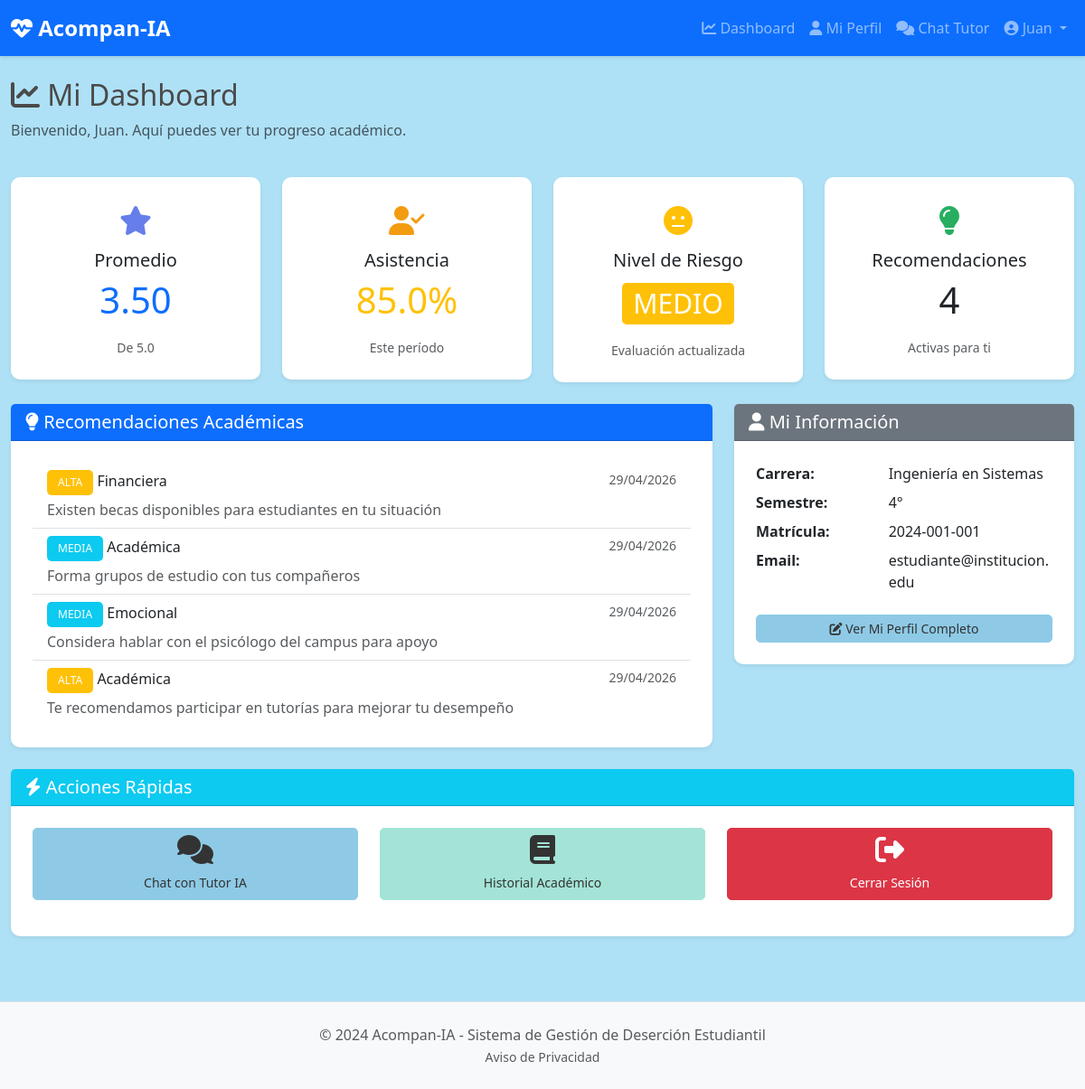
/alumno/dashboard (signed in), run on the app's committed database.
### modelos/base_datos.py (models this page shows, shortened)
class Usuario(db.Model):
    __tablename__ = 'usuarios'
    id = db.Column(db.Integer, primary_key=True)
    email = db.Column(db.String(120), unique=True, nullable=False, index=True)
    password_hash = db.Column(db.String(255), nullable=False)
    nombre = db.Column(db.String(120), nullable=False)
    apellido = db.Column(db.String(120), nullable=False)
    rol = db.Column(db.String(20), nullable=False)  # 'alumno' o 'profesor'
    institucion = db.Column(db.String(120), nullable=False)
    fecha_creacion = db.Column(db.DateTime, default=datetime.utcnow)
    activo = db.Column(db.Boolean, default=True)
    estudiante = db.relationship('Estudiante', backref='usuario_est', uselist=False, cascade='all, delete-orphan')
    profesor = db.relationship('Profesor', backref='usuario_prof', uselist=False, cascade='all, delete-orphan')

class Estudiante(db.Model):
    __tablename__ = 'estudiantes'
    id = db.Column(db.Integer, primary_key=True)
    usuario_id = db.Column(db.Integer, db.ForeignKey('usuarios.id'), nullable=False, unique=True)
    carrera = db.Column(db.String(120), nullable=False)
    semestre = db.Column(db.Integer, nullable=False)
    grupo = db.Column(db.String(20), nullable=True)
    matricula = db.Column(db.String(50), unique=True, nullable=False, index=True)
    promedio_academico = db.Column(db.Float, default=0.0)
    nivel_riesgo = db.Column(db.String(20), default='bajo')  # bajo, medio, alto, critico
    razon_riesgo = db.Column(db.String(500), nullable=True)  # económica, académica, personal, etc.
    fecha_evaluacion = db.Column(db.DateTime, default=datetime.utcnow)
    asistencia_porcentaje = db.Column(db.Float, default=100.0)
    calificaciones = db.relationship('Calificacion', backref='estudiante', lazy=True, cascade='all, delete-orphan')
    asistencias = db.relationship('Asistencia', backref='estudiante', lazy=True, cascade='all, delete-orphan')
    evaluaciones_emocionales = db.relationship('EvaluacionEmocional', backref='estudiante', lazy=True, cascade='all, delete-orphan')
    intervenciones = db.relationship('Intervencion', backref='estudiante', lazy=True, cascade='all, delete-orphan')
    mensajes_chat = db.relationship('MensajeChat', backref='estudiante', lazy=True, cascade='all, delete-orphan')

class Recomendacion(db.Model):
    __tablename__ = 'recomendaciones'
    id = db.Column(db.Integer, primary_key=True)
    estudiante_id = db.Column(db.Integer, db.ForeignKey('estudiantes.id'), nullable=False)
    tipo = db.Column(db.String(50), nullable=False)  # académica, emocional, financiera, etc.
    contenido = db.Column(db.Text, nullable=False)
    prioridad = db.Column(db.String(20), default='media')  # baja, media, alta, crítica
    fecha_generacion = db.Column(db.DateTime, default=datetime.utcnow)
    leida = db.Column(db.Boolean, default=False)

### app.py (the view)
@app.route('/alumno/dashboard')
def dashboard_alumno():
    if session.get('rol') != 'alumno':
        return redirect(url_for('login'))
    usuario = db.session.get(Usuario, session['usuario_id'])
    estudiante = usuario.estudiante
    from modelos.base_datos import Recomendacion
    recomendaciones = Recomendacion.query.filter_by(estudiante_id=estudiante.id).order_by(Recomendacion.fecha_generacion.desc()).limit(5).all()
    return render_template('alumno/dashboard.html', estudiante=estudiante, recomendaciones=recomendaciones)

### app.py (called while the page is built)
@app.context_processor
def inject_user():
    usuario = None
    if 'usuario_id' in session:
        usuario = db.session.get(Usuario, session['usuario_id'])
    return dict(usuario=usuario)

@app.before_request
def verificar_sesion():
    session.permanent = True
    rutas_publicas = ['login', 'privacidad', 'static']
    if request.endpoint and request.endpoint.split('.')[0] not in rutas_publicas:
        if 'usuario_id' not in session:
            return redirect(url_for('login'))

### templates/alumno/dashboard.html (shortened to what this page needs)
{% extends "base.html" %}
{% block content %}
<div class="row mb-4">
    <div class="col-12">
        <h2><i class="fas fa-chart-line"></i> Mi Dashboard</h2>
        <p class="text-muted">Bienvenido, {{ usuario.nombre }}. Aquí puedes ver tu progreso académico.</p>
    </div>
</div>
<div class="row mb-4">
    <div class="col-md-6 col-lg-3">
        <div class="card border-0 shadow-sm text-center">
            <div class="card-body">
                <div style="font-size: 2rem; color: #667eea;">
                    <i class="fas fa-star"></i>
                </div>
                <h5 class="card-title mt-2">Promedio</h5>
                <p class="display-6 text-primary">{{ "%.2f"|format(estudiante.promedio_academico) }}</p>
                <small class="text-muted">De 5.0</small>
            </div>
        </div>
    </div>
    <div class="col-md-6 col-lg-3">
        <div class="card border-0 shadow-sm text-center">
            <div class="card-body">
                <div style="font-size: 2rem; color: #f39c12;">
                    <i class="fas fa-user-check"></i>
                </div>
                <h5 class="card-title mt-2">Asistencia</h5>
                <p class="display-6 text-warning">{{ "%.1f"|format(estudiante.asistencia_porcentaje) }}%</p>
                <small class="text-muted">Este período</small>
            </div>
        </div>
    </div>
    <div class="col-md-6 col-lg-3">
        <div class="card border-0 shadow-sm text-center">
            <div class="card-body">
                <div style="font-size: 2rem;">
                    {% if estudiante.nivel_riesgo == 'bajo' %}
                        <i class="fas fa-smile text-success"></i>
                    {% elif estudiante.nivel_riesgo == 'medio' %}
                        <i class="fas fa-meh text-warning"></i>
                    {% else %}
                        <i class="fas fa-frown text-danger"></i>
                    {% endif %}
                </div>
                <h5 class="card-title mt-2">Nivel de Riesgo</h5>
                <p class="display-6">
                    <span class="badge bg-{% if estudiante.nivel_riesgo == 'bajo' %}success{% elif estudiante.nivel_riesgo == 'medio' %}warning{% else %}danger{% endif %}">
                        {{ estudiante.nivel_riesgo|upper }}
                    </span>
                </p>
                <small class="text-muted">Evaluación actualizada</small>
            </div>
        </div>
    </div>
    <div class="col-md-6 col-lg-3">
        <div class="card border-0 shadow-sm text-center">
            <div class="card-body">
                <div style="font-size: 2rem; color: #27ae60;">
                    <i class="fas fa-lightbulb"></i>
                </div>
                <h5 class="card-title mt-2">Recomendaciones</h5>
                <p class="display-6">{{ recomendaciones|length }}</p>
                <small class="text-muted">Activas para ti</small>
            </div>
        </div>
    </div>
</div>
<div class="row mb-4">
    <div class="col-lg-8">
        <div class="card border-0 shadow-sm">
            <div class="card-header bg-primary text-white">
                <h5 class="mb-0"><i class="fas fa-lightbulb"></i> Recomendaciones Académicas</h5>
            </div>
            <div class="card-body">
                {% if recomendaciones %}
                    <div class="list-group list-group-flush">
                        {% for recom in recomendaciones %}
                            <div class="list-group-item">
                                <div class="d-flex justify-content-between align-items-start">
                                    <div>
                                        <h6 class="mb-1">
                                            <span class="badge bg-{% if recom.prioridad == 'crítica' %}danger{% elif recom.prioridad == 'alta' %}warning{% else %}info{% endif %}">
                                                {{ recom.prioridad|upper }}
                                            </span>
                                            {{ recom.tipo|title }}
                                        </h6>
                                        <p class="mb-0 text-muted">{{ recom.contenido }}</p>
                                    </div>
                                    <small class="text-muted">{{ recom.fecha_generacion.strftime('%d/%m/%Y') }}</small>
                                </div>
                            </div>
                        {% endfor %}
                    </div>
                {% else %}
                    <div class="alert alert-info" role="alert">
                        <i class="fas fa-info-circle"></i> ¡Buen trabajo! No hay recomendaciones urgentes en este momento.
                    </div>
                {% endif %}
            </div>
        </div>
    </div>
    <div class="col-lg-4">
        <div class="card border-0 shadow-sm">
            <div class="card-header bg-secondary text-white">
                <h5 class="mb-0"><i class="fas fa-user"></i> Mi Información</h5>
            </div>
            <div class="card-body">
                <dl class="row">
                    <dt class="col-sm-5">Carrera:</dt>
                    <dd class="col-sm-7">{{ estudiante.carrera }}</dd>
                    <dt class="col-sm-5">Semestre:</dt>
                    <dd class="col-sm-7">{{ estudiante.semestre }}°</dd>
                    <dt class="col-sm-5">Matrícula:</dt>
                    <dd class="col-sm-7">{{ estudiante.matricula }}</dd>
                    <dt class="col-sm-5">Email:</dt>
                    <dd class="col-sm-7">{{ usuario.email }}</dd>
                </dl>
                <div class="mt-3">
                    <a href="{{ url_for('perfil_alumno') }}" class="btn btn-primary btn-sm w-100">
                        <i class="fas fa-edit"></i> Ver Mi Perfil Completo
                    </a>
                </div>
            </div>
        </div>
    </div>
</div>
<div class="row">
    <div class="col-12">
        <div class="card border-0 shadow-sm">
            <div class="card-header bg-info text-white">
                <h5 class="mb-0"><i class="fas fa-bolt"></i> Acciones Rápidas</h5>
            </div>
            <div class="card-body">
                <div class="row">
                    <div class="col-md-4 mb-3">
                        <a href="{{ url_for('chat_alumno') }}" class="btn btn-primary w-100" style="height: 80px; display: flex; align-items: center; justify-content: center;">
                            <div class="text-center">
                                <i class="fas fa-comments fa-2x mb-2"></i><br>
                                <small>Chat con Tutor IA</small>
                            </div>
                        </a>
                    </div>
                    <div class="col-md-4 mb-3">
                        <a href="{{ url_for('perfil_alumno') }}" class="btn btn-success w-100" style="height: 80px; display: flex; align-items: center; justify-content: center;">
                            <div class="text-center">
                                <i class="fas fa-book fa-2x mb-2"></i><br>
                                <small>Historial Académico</small>
                            </div>
                        </a>
                    </div>
                    <div class="col-md-4 mb-3">
                        <a href="{{ url_for('logout') }}" class="btn btn-danger w-100" style="height: 80px; display: flex; align-items: center; justify-content: center;">
                            <div class="text-center">
                                <i class="fas fa-sign-out-alt fa-2x mb-2"></i><br>
                                <small>Cerrar Sesión</small>
                            </div>
                        </a>
                    </div>
                </div>
            </div>
        </div>
    </div>
</div>
{% endblock %}

### templates/base.html (shortened to what this page needs)
<!DOCTYPE html>
<html lang="es">
<head>
    <link href="https://cdn.jsdelivr.net/npm/bootstrap@5.3.0/dist/css/bootstrap.min.css" rel="stylesheet">
    <link rel="stylesheet" href="https://cdnjs.cloudflare.com/ajax/libs/font-awesome/6.4.0/css/all.min.css">
    <link rel="stylesheet" href="{{ url_for('static', filename='css/styles.css') }}">
</head>
<body>
    {% if usuario %}
    <nav class="navbar navbar-expand-lg navbar-dark bg-primary sticky-top">
        <div class="container-fluid">
            <a class="navbar-brand" href="/">
                <i class="fas fa-heart-pulse"></i> Acompan-IA
            </a>
            <div class="collapse navbar-collapse" id="navbarNav">
                <ul class="navbar-nav ms-auto">
                    {% if usuario.rol == 'alumno' %}
                        <li class="nav-item">
                            <a class="nav-link" href="{{ url_for('dashboard_alumno') }}">
                                <i class="fas fa-chart-line"></i> Dashboard
                            </a>
                        </li>
                        <li class="nav-item">
                            <a class="nav-link" href="{{ url_for('perfil_alumno') }}">
                                <i class="fas fa-user"></i> Mi Perfil
                            </a>
                        </li>
                        <li class="nav-item">
                            <a class="nav-link" href="{{ url_for('chat_alumno') }}">
                                <i class="fas fa-comments"></i> Chat Tutor
                            </a>
                        </li>
                    {% endif %}
                    <li class="nav-item dropdown">
                        <a class="nav-link dropdown-toggle" href="#" id="navbarDropdown" role="button" data-bs-toggle="dropdown">
                            <i class="fas fa-user-circle"></i> {{ usuario.nombre }}
                        </a>
                    </li>
                </ul>
            </div>
        </div>
    </nav>
    {% endif %}
    <main class="py-4">
        <div class="container-fluid">
            {% block content %}{% endblock %}
        </div>
    </main>
    <footer class="bg-light text-center py-4 mt-5 border-top">
        <div class="container">
            <p class="text-muted mb-0">
                &copy; 2024 Acompan-IA - Sistema de Gestión de Deserción Estudiantil
                <br>
                <small>
                    <a href="{{ url_for('privacidad') }}" class="text-muted text-decoration-none">Aviso de Privacidad</a>
                </small>
            </p>
        </div>
    </footer>
</body>
</html>

### static/css/styles.css (style rules this page uses)
:root { --primary-color: #8ecae6; --secondary-color: #e0b0ff; --success-color: #a3e4d7; --danger-color: #ffc2c2; --warning-color: #ffe89e; --info-color: #b0c4de; --bg-color: #aee1f6; --beige: #f5f5dc; }
body { font-family: 'Segoe UI', Tahoma, Geneva, Verdana, sans-serif; background-color: var(--bg-color); color: #4a4a4a; }
html, body { height: 100%; }
main { flex: 1; }
.navbar-brand { font-weight: bold; font-size: 1.5rem; }
.navbar { box-shadow: 0 2px 4px rgba(0, 0, 0, 0.1); }
.card { transition: transform 0.3s ease, box-shadow 0.3s ease; border-radius: 10px; }
.card-header { border-radius: 10px 10px 0 0; font-weight: 600; }
.card-body { padding: 1.5rem; }
.badge { font-weight: 500; padding: 0.5rem 0.75rem; border-radius: 5px; }
.btn { border-radius: 5px; font-weight: 500; transition: all 0.3s ease; }
.btn-primary { background-color: var(--primary-color); border-color: var(--primary-color); color: #333; }
.btn-success { background-color: var(--success-color); border-color: var(--success-color); color: #333; }
.shadow-sm { box-shadow: 0 2px 8px rgba(0, 0, 0, 0.08); }
footer { margin-top: auto; background-color: white; }

### data on the page
Usuario: nombre "Juan", email "estudiante@institucion.edu"
Estudiante: promedio_academico "3.50", asistencia_porcentaje "85.0", nivel_riesgo "MEDIO", carrera "Ingeniería en Sistemas", semestre "4", matricula "2024-001-001"
Recomendacion: prioridad "ALTA", tipo "Financiera", contenido "Existen becas disponibles para estudiantes en tu situación", fecha_generacion "29/04/2026"
Recomendacion: prioridad "MEDIA", tipo "Académica", contenido "Forma grupos de estudio con tus compañeros", fecha_generacion "29/04/2026"
Recomendacion: prioridad "MEDIA", tipo "Emocional", contenido "Considera hablar con el psicólogo del campus para apoyo", fecha_generacion "29/04/2026"
Recomendacion: prioridad "ALTA", tipo "Académica", contenido "Te recomendamos participar en tutorías para mejorar tu desempeño", fecha_generacion "29/04/2026"

### other printed values
{{ recomendaciones|length }} "4"
